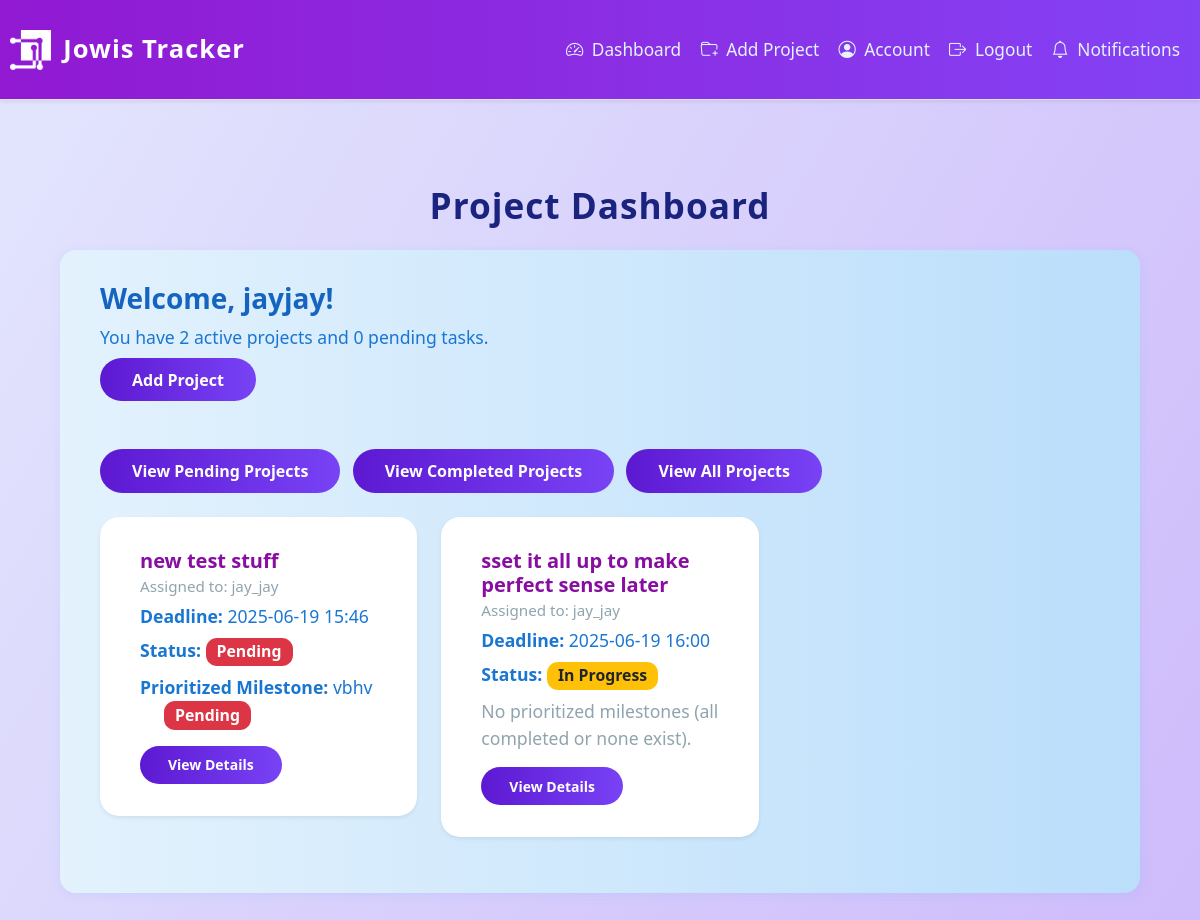
/dashboard (signed in), run on an earlier commit of the app's database.
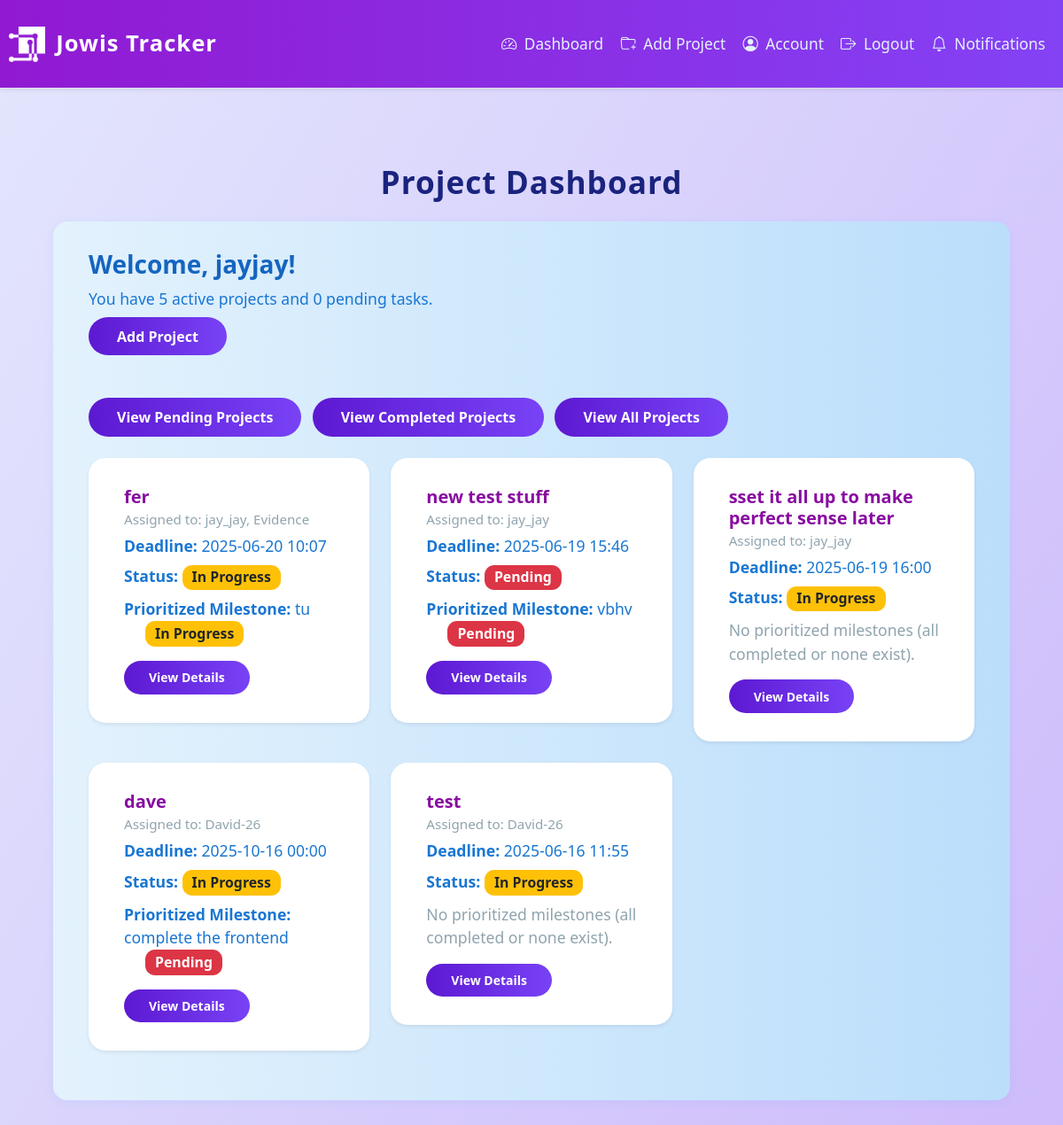
And on a later commit of the database.
### app/dbmodels.py (models this page shows, shortened)
class Project(db.Model):
    id = db.Column(db.Integer, primary_key=True)
    title = db.Column(db.String(150), nullable=False)
    description = db.Column(db.Text, nullable=False)
    tasks = db.relationship("Task", backref="project", cascade="all, delete-orphan", passive_deletes=True)
    milestones = db.relationship("Milestone", backref="project", cascade="all, delete-orphan", passive_deletes=True)
    deadline = db.Column(db.DateTime, nullable=False, default = datetime.now(timezone.utc)) # default to current time in UTC
    status = db.Column(db.String(20), nullable=False, default="Pending")
    comment = db.Column(db.Text, nullable=True)
    users = db.relationship(
        'User',
        secondary=project_users,
        back_populates='projects'
    )

class User(db.Model, UserMixin):
    id = db.Column(db.Integer, primary_key=True)
    username = db.Column(db.String(150), unique=True, nullable=False)
    email = db.Column(db.String(150), unique=True, nullable=False)
    password_hash = db.Column(db.String(150), nullable=False)
    tasks = db.relationship("Task", backref="assigned_to", cascade='all, delete-orphan',passive_deletes=True)
    role = db.Column(db.String(50), nullable=False, default="employee") # or admin
    projects = db.relationship(
        'Project',
        secondary=project_users,
        back_populates='users'
    )
    reset_code = db.Column(db.String(8), nullable=True)
    reset_code_expiry = db.Column(db.DateTime, nullable=True)

class Milestone(db.Model):
    id = db.Column(db.Integer, primary_key=True)
    name = db.Column(db.String(140), nullable=False)
    deadline = db.Column(db.DateTime, nullable=False)
    project_id = db.Column(db.Integer, db.ForeignKey("project.id", ondelete="CASCADE"), nullable=False) # ondelete="CASCADE" ensures that if a project is deleted, its milestones are also deleted
    tasks = db.relationship("Task", backref="milestone", lazy="dynamic")
    status = db.Column(db.String(20), nullable=False, default="Pending")

### app/routes.py (the view)
@main.route("/dashboard")
@login_required
def dashboard():
    show_completed = request.args.get('show_completed')
    show_all = request.args.get('show_all')
    show_pending = request.args.get('show_pending')
    if show_all:
        if current_user.role == "admin":
            projects = Project.query.all()
        else:
            projects = current_user.projects
    elif show_completed:
        if current_user.role == "admin":
            projects = Project.query.filter_by(status='Completed').all()
        else:
            projects = [p for p in current_user.projects if p.status == 'Completed']
    elif show_pending:
        if current_user.role == "admin":
            projects = Project.query.filter(Project.status != 'Completed').all()
        else:
            projects = [p for p in current_user.projects if p.status != 'Completed']
    else:
        if current_user.role == "admin":
            projects = Project.query.filter(Project.status != 'Completed').all()
        else:
            projects = [p for p in current_user.projects if p.status != 'Completed']
    pending_invites = ProjectInvite.query.filter_by(email=current_user.email, accepted=False).all()
    if current_user.role == "admin":
        active_count = Project.query.filter(Project.status != 'Completed').count()
        pending_tasks = Milestone.query.filter(Task.status != 'Completed').count()
    else:
        active_count = len([p for p in current_user.projects if p.status != 'Completed'])
    return render_template("dashboard.html", projects=projects, pending_invites=pending_invites, active_count=active_count, pending_tasks= pending_tasks)

### app/__init__.py (called while the page is built)
def create_app():
    app= Flask(__name__)
    app.config.from_object("config.Config") # load app config from config.py
    db.init_app(app)
    migrate.init_app(app, db)
    login_manager.init_app(app)
    mail.init_app(app)
    scheduler.init_app(app)
    scheduler.start()
    from . import jobs  # <-- Import jobs to register them
    from .admin import init_admin
    init_admin(app)
    login_manager.login_view = "main.login"
    login_manager.login_message_category ="info"
    from .dbmodels import User
    @login_manager.user_loader
    def load_user(user_id):
        return User.query.get(int(user_id))
    from .routes import main
    app.register_blueprint(main)
    return app

### app/templates/dashboard.html (shortened to what this page needs)
{% extends "base.html" %} {% block content %}
<div class="container mt-4">
  <h2 class="dashboard-header mb-4">Project Dashboard</h2>
  <div class="dashboard-info mb-4">
    <h3 class="text-lg font-bold">Welcome, {{ current_user.username }}!</h3>
    <p class="text-sm text-blue-700">
      You have {{ active_count }} active {{ 'project' if active_count == 1 else
      'projects' }} and {{ pending_tasks }} pending {{ 'task' if pending_tasks
      == 1 else 'tasks' }}.
    </p>
    <a href="{{ url_for('main.add_project') }}" class="btn btn-primary mb-4"
      >Add Project</a
    >
    <div class="flex flex-wrap gap-4 mt-4 mb-4">
      <a
        href="{{ url_for('main.dashboard', show_pending=1) }}"
        class="btn btn-outline-secondary"
        >View Pending Projects</a
      >
      <a
        href="{{ url_for('main.dashboard', show_completed=1) }}"
        class="btn btn-outline-success ms-2"
        >View Completed Projects</a
      >
      <a
        href="{{ url_for('main.dashboard', show_all=1) }}"
        class="btn btn-outline-primary ms-2"
        >View All Projects</a
      >
    </div>
    <div class="row">
      {% for project in projects %}
      <div class="col-md-4">
        <div class="card mb-4 shadow-sm">
          <div class="card-body">
            <h5 class="card-title">{{ project.title }}</h5>
            <h6 class="card-subtitle mb-2 text-muted">
              Assigned to: {% for user in project.users %} {{ user.username }}{%
              if not loop.last %}, {% endif %} {% endfor %}
            </h6>
            <p>
              <strong>Deadline:</strong> {{ project.deadline.strftime('%Y-%m-%d
              %H:%M') if project.deadline else 'N/A' }}
            </p>
            <p>
              <strong>Status:</strong>
              {% if project.status == 'Completed' %}
              <span class="badge bg-success">Completed</span>
              {% elif project.status == 'Pending' %}
              <span class="badge bg-danger">Pending</span>
              {% elif project.status == 'In Progress' %}
              <span class="badge bg-warning text-dark">In Progress</span>
              {% else %}
              <span class="badge bg-secondary">Unknown</span>
              {% endif %}
            </p>
            {% set incomplete_milestones = project.milestones |
            selectattr('status', 'ne', 'Completed') | sort(attribute='deadline')
            | list %} {% if incomplete_milestones %} {% set urgent =
            incomplete_milestones[0] %}
            <p>
              <strong>Prioritized Milestone:</strong> {{ urgent.name }} {% if
              urgent.status == 'Pending' %}
              <span class="badge bg-danger ms-4">Pending</span>
              {% elif urgent.status == 'In Progress' %}
              <span class="badge bg-warning text-dark ms-4">In Progress</span>
              {% else %}
              <span class="badge bg-secondary ms-4">Unknown</span>
              {% endif %}
            </p>
            {% else %}
            <p class="text-muted">
              No prioritized milestones (all completed or none exist).
            </p>
            {% endif %}
            <a
              href="{{ url_for('main.project_detail', project_id=project.id) }}"
              class="btn btn-primary btn-sm mt-2"
              >View Details</a
            >
          </div>
        </div>
      </div>
      {% endfor %}
    </div>
  </div>
  {% endblock %}

What changed in the data, as far as the page shows it:
now on this page (row edited): Project: title "fer", deadline "2025-06-20 10:07", status "In Progress", User (username "jay_jay")
now on this page (row unchanged): User: username "Evidence", shown under "fer"
now on this page (row unchanged): Milestone: name "tu"
added Project: title "dave", deadline "2025-10-16 00:00", status "In Progress", shows "Pending"
added User: username "David-26"
added Milestone: name "complete the frontend"
added Project: title "test", deadline "2025-06-16 11:55", status "In Progress", shows "No prioritized milestones (all completed or none exist)."
Also different on the page:
{{ active_count }}: "2" → "5"
